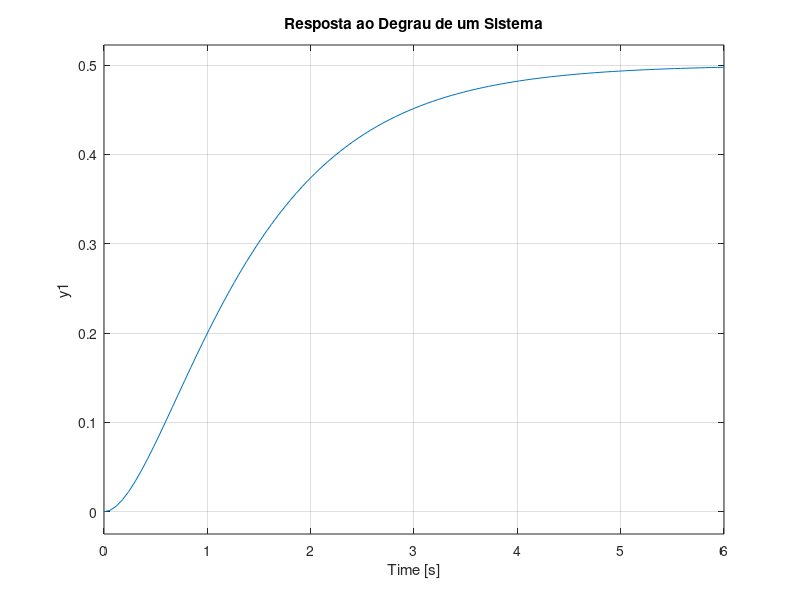

This chart was generated by the following MATLAB code:
pkg load control
s = tf('s');
G = 1 / (s^2 + 3*s + 2);  # Função de transferência de um sistema simples

# Simular a resposta ao degrau (step response)
step(G);
title('Resposta ao Degrau de um Sistema');
